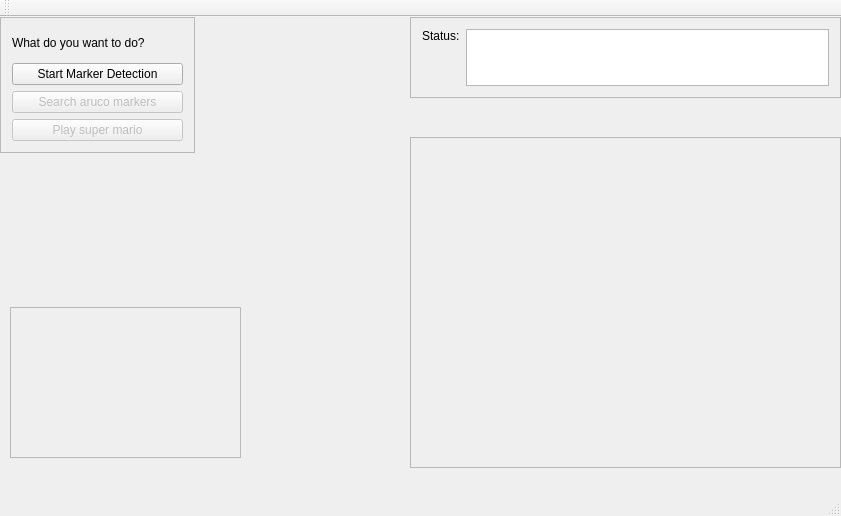
<?xml version="1.0" encoding="UTF-8"?>
<ui version="4.0">
 <class>MainWindow</class>
 <widget class="QMainWindow" name="MainWindow">
  <property name="geometry">
   <rect>
    <x>0</x>
    <y>0</y>
    <width>841</width>
    <height>516</height>
   </rect>
  </property>
  <property name="windowTitle">
   <string>Turtlebot User Interface</string>
  </property>
  <widget class="QWidget" name="centralWidget">
   <widget class="QFrame" name="frame">
    <property name="geometry">
     <rect>
      <x>0</x>
      <y>0</y>
      <width>195</width>
      <height>136</height>
     </rect>
    </property>
    <property name="frameShape">
     <enum>QFrame::StyledPanel</enum>
    </property>
    <property name="frameShadow">
     <enum>QFrame::Raised</enum>
    </property>
    <layout class="QGridLayout" name="gridLayout">
     <item row="0" column="0">
      <widget class="QLabel" name="label">
       <property name="text">
        <string>What do you want to do?</string>
       </property>
      </widget>
     </item>
     <item row="1" column="0">
      <widget class="QPushButton" name="btnMarkerDetection">
       <property name="text">
        <string>Start Marker Detection</string>
       </property>
      </widget>
     </item>
     <item row="2" column="0">
      <widget class="QPushButton" name="btnSearchMarkers">
       <property name="enabled">
        <bool>false</bool>
       </property>
       <property name="text">
        <string>Search aruco markers</string>
       </property>
      </widget>
     </item>
     <item row="3" column="0">
      <widget class="QPushButton" name="btnPlaySuperMario">
       <property name="enabled">
        <bool>false</bool>
       </property>
       <property name="text">
        <string>Play super mario</string>
       </property>
      </widget>
     </item>
    </layout>
   </widget>
   <widget class="QFrame" name="frame_2">
    <property name="geometry">
     <rect>
      <x>410</x>
      <y>0</y>
      <width>431</width>
      <height>81</height>
     </rect>
    </property>
    <property name="frameShape">
     <enum>QFrame::StyledPanel</enum>
    </property>
    <property name="frameShadow">
     <enum>QFrame::Raised</enum>
    </property>
    <layout class="QGridLayout" name="gridLayout_2">
     <item row="1" column="1">
      <widget class="QTextBrowser" name="txtbStatus"/>
     </item>
     <item row="1" column="0">
      <widget class="QLabel" name="label_2">
       <property name="text">
        <string>Status:</string>
       </property>
       <property name="alignment">
        <set>Qt::AlignLeading|Qt::AlignLeft|Qt::AlignTop</set>
       </property>
      </widget>
     </item>
    </layout>
   </widget>
   <widget class="QFrame" name="qfLiveVideo">
    <property name="geometry">
     <rect>
      <x>410</x>
      <y>120</y>
      <width>431</width>
      <height>331</height>
     </rect>
    </property>
    <property name="frameShape">
     <enum>QFrame::StyledPanel</enum>
    </property>
    <property name="frameShadow">
     <enum>QFrame::Raised</enum>
    </property>
    <widget class="QLabel" name="labelFrame">
     <property name="geometry">
      <rect>
       <x>10</x>
       <y>0</y>
       <width>411</width>
       <height>321</height>
      </rect>
     </property>
     <property name="text">
      <string/>
     </property>
    </widget>
   </widget>
   <widget class="QFrame" name="frame_4">
    <property name="geometry">
     <rect>
      <x>10</x>
      <y>290</y>
      <width>231</width>
      <height>151</height>
     </rect>
    </property>
    <property name="frameShape">
     <enum>QFrame::StyledPanel</enum>
    </property>
    <property name="frameShadow">
     <enum>QFrame::Raised</enum>
    </property>
   </widget>
  </widget>
  <widget class="QMenuBar" name="menuBar">
   <property name="geometry">
    <rect>
     <x>0</x>
     <y>0</y>
     <width>841</width>
     <height>27</height>
    </rect>
   </property>
  </widget>
  <widget class="QToolBar" name="mainToolBar">
   <attribute name="toolBarArea">
    <enum>TopToolBarArea</enum>
   </attribute>
   <attribute name="toolBarBreak">
    <bool>false</bool>
   </attribute>
  </widget>
  <widget class="QStatusBar" name="statusBar"/>
 </widget>
 <layoutdefault spacing="6" margin="11"/>
 <resources/>
 <connections/>
</ui>
